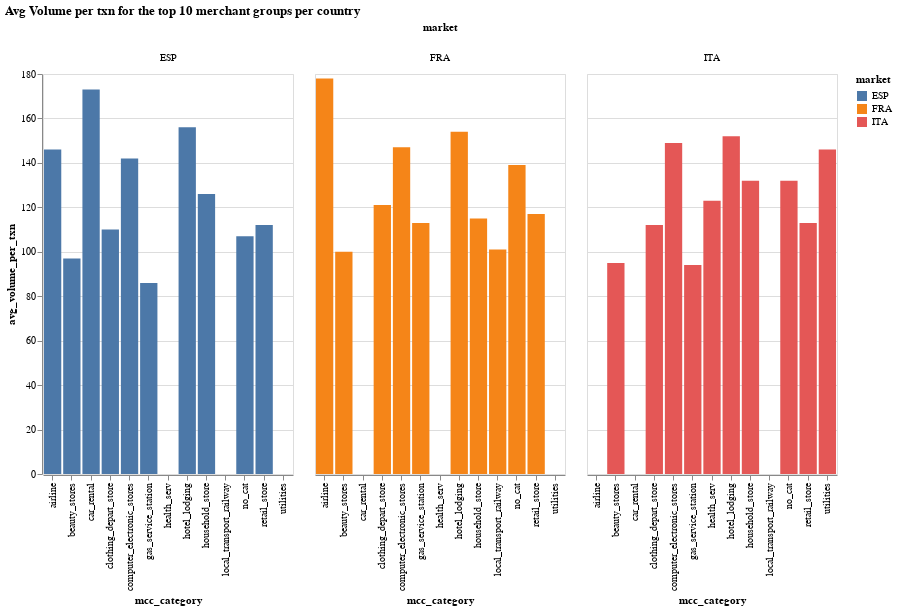

Notebook code cell kept with this figure:
### Code cell
af.column_multi(
    mcc_cat_top10_df,
    "market:N",
    "mcc_category:N",
    "avg_volume_per_txn:Q",
    "market:N",
    250,
    400,
    "x",
).properties(title="Avg Volume per txn for the top 10 merchant groups per country")

### Figure 1 — Vega-Lite specification as saved in the notebook (floating-point values rounded to 4 significant figures)
{"config": {"view": {"continuousWidth": 400, "continuousHeight": 300}}, "data": {"name": "data-2e4af57509a6ee7ec1fdbe221481dfbe"}, "mark": "bar", "encoding": {"color": {"type": "nominal", "field": "market"}, "column": {"type": "nominal", "field": "market"}, "tooltip": {"type": "quantitative", "field": "avg_volume_per_txn"}, "x": {"type": "nominal", "field": "mcc_category", "sort": "x"}, "y": {"type": "quantitative", "field": "avg_volume_per_txn"}}, "height": 400, "title": "Avg Volume per txn for the top 10 merchant groups per country", "width": 250, "$schema": "https://vega.github.io/schema/vega-lite/v4.8.1.json", "datasets": {"data-2e4af57509a6ee7ec1fdbe221481dfbe": [{"market": "ITA", "mcc_category": "clothing_depart_store", "total_txn_volume_m€": 36880000.0, "avg_volume_per_user": 497.1, "avg_txns_per_user": 4.4, "avg_volume_per_txn": 112.0}, {"market": "ITA", "mcc_category": "retail_store", "total_txn_volume_m€": 28010000.0, "avg_volume_per_user": 459.1, "avg_txns_per_user": 4.1, "avg_volume_per_txn": 113.0}, {"market": "ITA", "mcc_category": "gas_service_station", "total_txn_volume_m€": 23000000.0, "avg_volume_per_user": 570.0, "avg_txns_per_user": 6.0, "avg_volume_per_txn": 94.0}, {"market": "ITA", "mcc_category": "hotel_lodging", "total_txn_volume_m€": 13970000.0, "avg_volume_per_user": 441.2, "avg_txns_per_user": 2.9, "avg_volume_per_txn": 152.0}, {"market": "ITA", "mcc_category": "utilities", "total_txn_volume_m€": 13390000.0, "avg_volume_per_user": 484.0, "avg_txns_per_user": 3.3, "avg_volume_per_txn": 146.0}, {"market": "ITA", "mcc_category": "household_store", "total_txn_volume_m€": 13340000.0, "avg_volume_per_user": 394.5, "avg_txns_per_user": 3.0, "avg_volume_per_txn": 132.0}, {"market": "ITA", "mcc_category": "no_cat", "total_txn_volume_m€": 12170000.0, "avg_volume_per_user": 353.8, "avg_txns_per_user": 2.7, "avg_volume_per_txn": 132.0}, {"market": "ITA", "mcc_category": "computer_electronic_stores", "total_txn_volume_m€": 6681000.0, "avg_volume_per_user": 391.3, "avg_txns_per_user": 2.6, "avg_volume_per_txn": 149.0}, {"market": "ITA", "mcc_category": "health_serv", "total_txn_volume_m€": 6407000.0, "avg_volume_per_user": 337.4, "avg_txns_per_user": 2.7, "avg_volume_per_txn": 123.0}, {"market": "ITA", "mcc_category": "beauty_stores", "total_txn_volume_m€": 5163000.0, "avg_volume_per_user": 321.6, "avg_txns_per_user": 3.4, "avg_volume_per_txn": 95.0}, {"market": "FRA", "mcc_category": "household_store", "total_txn_volume_m€": 46060000.0, "avg_volume_per_user": 565.4, "avg_txns_per_user": 4.9, "avg_volume_per_txn": 115.0}, {"market": "FRA", "mcc_category": "gas_service_station", "total_txn_volume_m€": 44630000.0, "avg_volume_per_user": 676.6, "avg_txns_per_user": 6.0, "avg_volume_per_txn": 113.0}, {"market": "FRA", "mcc_category": "clothing_depart_store", "total_txn_volume_m€": 43670000.0, "avg_volume_per_user": 541.5, "avg_txns_per_user": 4.5, "avg_volume_per_txn": 121.0}, {"market": "FRA", "mcc_category": "retail_store", "total_txn_volume_m€": 25770000.0, "avg_volume_per_user": 437.6, "avg_txns_per_user": 3.8, "avg_volume_per_txn": 117.0}, {"market": "FRA", "mcc_category": "no_cat", "total_txn_volume_m€": 24060000.0, "avg_volume_per_user": 434.3, "avg_txns_per_user": 3.1, "avg_volume_per_txn": 139.0}, {"market": "FRA", "mcc_category": "hotel_lodging", "total_txn_volume_m€": 19780000.0, "avg_volume_per_user": 493.2, "avg_txns_per_user": 3.2, "avg_volume_per_txn": 154.0}, {"market": "FRA", "mcc_category": "computer_electronic_stores", "total_txn_volume_m€": 12230000.0, "avg_volume_per_user": 416.4, "avg_txns_per_user": 2.8, "avg_volume_per_txn": 147.0}, {"market": "FRA", "mcc_category": "local_transport_railway", "total_txn_volume_m€": 8788000.0, "avg_volume_per_user": 394.1, "avg_txns_per_user": 3.9, "avg_volume_per_txn": 101.0}, {"market": "FRA", "mcc_category": "airline", "total_txn_volume_m€": 6262000.0, "avg_volume_per_user": 442.7, "avg_txns_per_user": 2.5, "avg_volume_per_txn": 178.0}, {"market": "FRA", "mcc_category": "beauty_stores", "total_txn_volume_m€": 6141000.0, "avg_volume_per_user": 304.5, "avg_txns_per_user": 3.0, "avg_volume_per_txn": 100.0}, {"market": "ESP", "mcc_category": "no_cat", "total_txn_volume_m€": 15890000.0, "avg_volume_per_user": 385.3, "avg_txns_per_user": 3.6, "avg_volume_per_txn": 107.0}, {"market": "ESP", "mcc_category": "clothing_depart_store", "total_txn_volume_m€": 10700000.0, "avg_volume_per_user": 428.2, "avg_txns_per_user": 3.9, "avg_volume_per_txn": 110.0}, {"market": "ESP", "mcc_category": "household_store", "total_txn_volume_m€": 8882000.0, "avg_volume_per_user": 378.3, "avg_txns_per_user": 3.0, "avg_volume_per_txn": 126.0}, {"market": "ESP", "mcc_category": "retail_store", "total_txn_volume_m€": 8577000.0, "avg_volume_per_user": 402.2, "avg_txns_per_user": 3.6, "avg_volume_per_txn": 112.0}, {"market": "ESP", "mcc_category": "hotel_lodging", "total_txn_volume_m€": 6437000.0, "avg_volume_per_user": 428.2, "avg_txns_per_user": 2.7, "avg_volume_per_txn": 156.0}, {"market": "ESP", "mcc_category": "computer_electronic_stores", "total_txn_volume_m€": 3059000.0, "avg_volume_per_user": 382.3, "avg_txns_per_user": 2.7, "avg_volume_per_txn": 142.0}, {"market": "ESP", "mcc_category": "airline", "total_txn_volume_m€": 2532000.0, "avg_volume_per_user": 380.8, "avg_txns_per_user": 2.6, "avg_volume_per_txn": 146.0}, {"market": "ESP", "mcc_category": "gas_service_station", "total_txn_volume_m€": 1625000.0, "avg_volume_per_user": 281.8, "avg_txns_per_user": 3.3, "avg_volume_per_txn": 86.0}, {"market": "ESP", "mcc_category": "beauty_stores", "total_txn_volume_m€": 1615000.0, "avg_volume_per_user": 224.4, "avg_txns_per_user": 2.3, "avg_volume_per_txn": 97.0}, {"market": "ESP", "mcc_category": "car_rental", "total_txn_volume_m€": 1613000.0, "avg_volume_per_user": 415.3, "avg_txns_per_user": 2.4, "avg_volume_per_txn": 173.0}]}}
